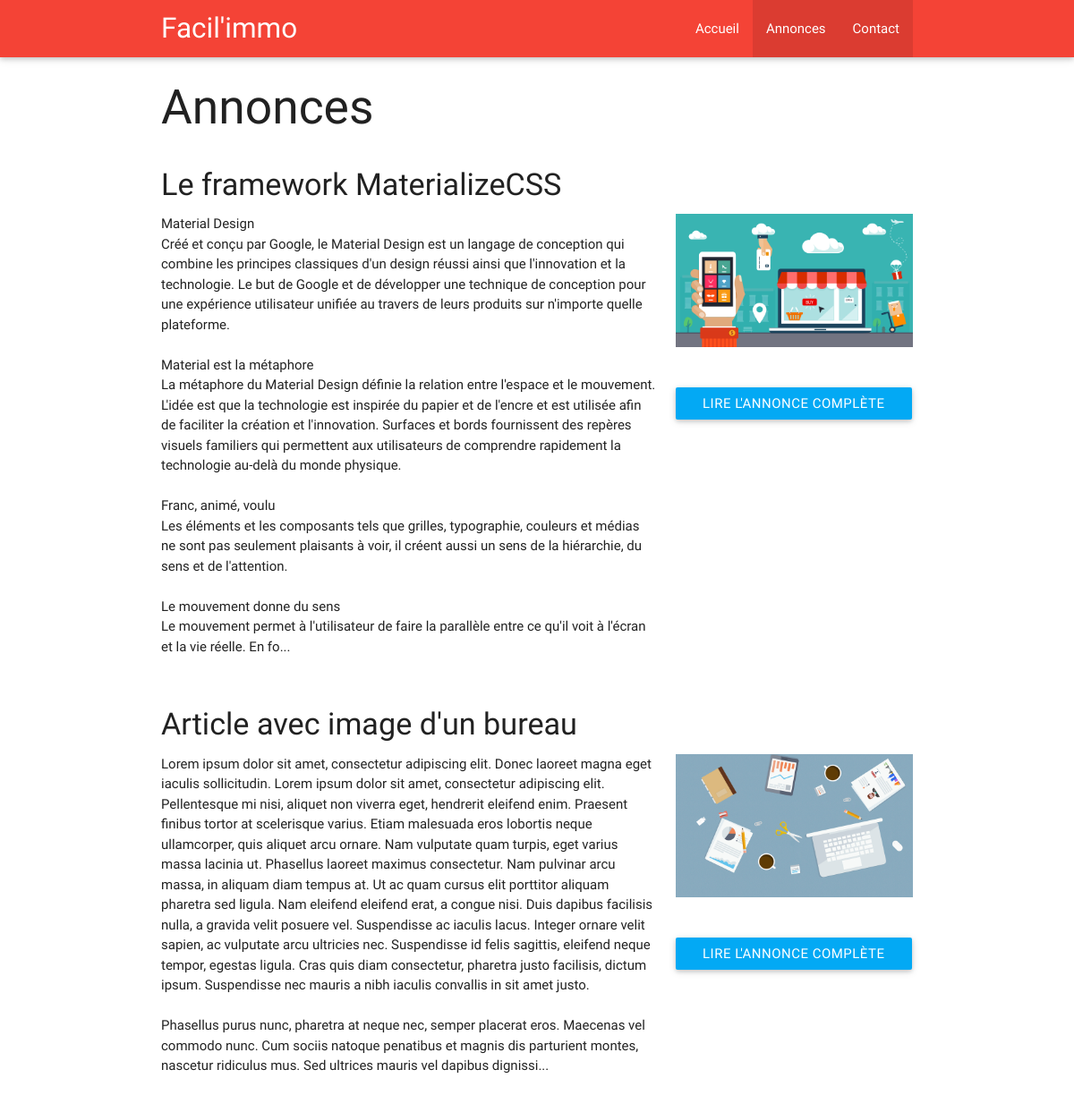
The page /index.php?page=blog on the database its author committed.
### tables this page shows
CREATE TABLE IF NOT EXISTS `posts` (
  `id` int(11) NOT NULL AUTO_INCREMENT,
  `title` varchar(255) NOT NULL,
  `content` text NOT NULL,
  `writer` varchar(255) NOT NULL,
  `image` varchar(255) NOT NULL DEFAULT 'post.png',
  `date` datetime NOT NULL,
  `posted` tinyint(1) NOT NULL DEFAULT '0',
  PRIMARY KEY (`id`)
);

### functions/blog.func.php (called while the page is built)
<?php
function get_posts(){
    global $db;
    $req = $db->query("SELECT * FROM posts WHERE posted='1' ORDER BY date DESC");
    $results = [];
    while($rows = $req->fetchObject()){
        $results[] = $rows;
    }
    return $results;
}

### pages/blog.php (the view)
<h2>Annonces</h2>
<?php
$posts = get_posts();
foreach($posts as $post){
    ?>
    <div class="row">
        <div class="col s12 m12 l12">
            <h4><?= $post->title ?></h4>
            <div class="row">
                <div class="col s12 m6 l8">
                    <?= substr(nl2br($post->content),0,1200) ?>...
                </div>
                <div class="col s12 m6 l4">
                    <img src="img/posts/<?= $post->image ?>" class="materialboxed responsive-img" alt="<?= $post->title ?>"/>
                    <br/><br/>
                    <a class="btn light-blue waves-effect waves-light" href="index.php?page=post&id=<?= $post->id ?>">Lire l'annonce complète</a>
                </div>
            </div>
        </div>
    </div>
    <?php
}

### rows shown on the page
posts: title "Le framework MaterializeCSS", content "Material Design Créé et conçu par Google, le Material Design est un langage de conception qui combine les principes classiques d'un design réussi ainsi que l'innovation et la technologie. Le but de Google et de développer une technique de conception pour une expérience utilisateur unifiée au travers de leurs produits sur n'importe quelle plateforme. Material est la métaphore La métaphore du Material Design définie la relation entre l'espace et le mouvement. L'idée est que la technologie est inspirée du papier et de l'encre et est utilisée afin de faciliter la création et l'innovation. Surfaces et bords fournissent des repères visuels familiers qui permettent aux utilisateurs de comprendre…", image (picture)
posts: title "Article avec image d'un bureau", content "Lorem ipsum dolor sit amet, consectetur adipiscing elit. Donec laoreet magna eget iaculis sollicitudin. Lorem ipsum dolor sit amet, consectetur adipiscing elit. Pellentesque mi nisi, aliquet non viverra eget, hendrerit eleifend enim. Praesent finibus tortor at scelerisque varius. Etiam malesuada eros lobortis neque ullamcorper, quis aliquet arcu ornare. Nam vulputate quam turpis, eget varius massa lacinia ut. Phasellus laoreet maximus consectetur. Nam pulvinar arcu massa, in aliquam diam tempus at. Ut ac quam cursus elit porttitor aliquam pharetra sed ligula. Nam eleifend eleifend erat, a congue nisi. Duis dapibus facilisis nulla, a gravida velit posuere vel. Suspendisse ac iaculis lacus.…", image (picture)
